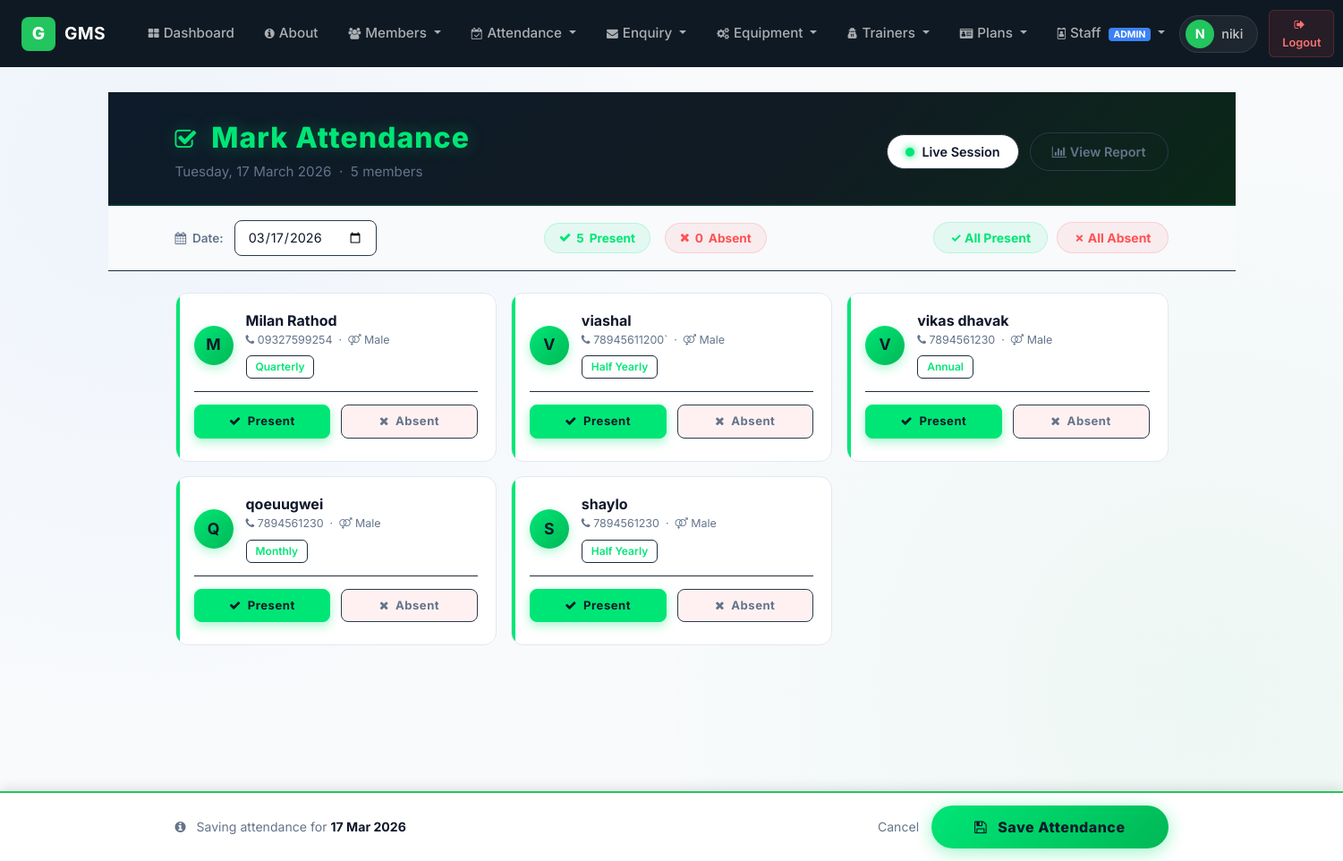
Page /mark_attendance/ (signed in) on the earlier database version.
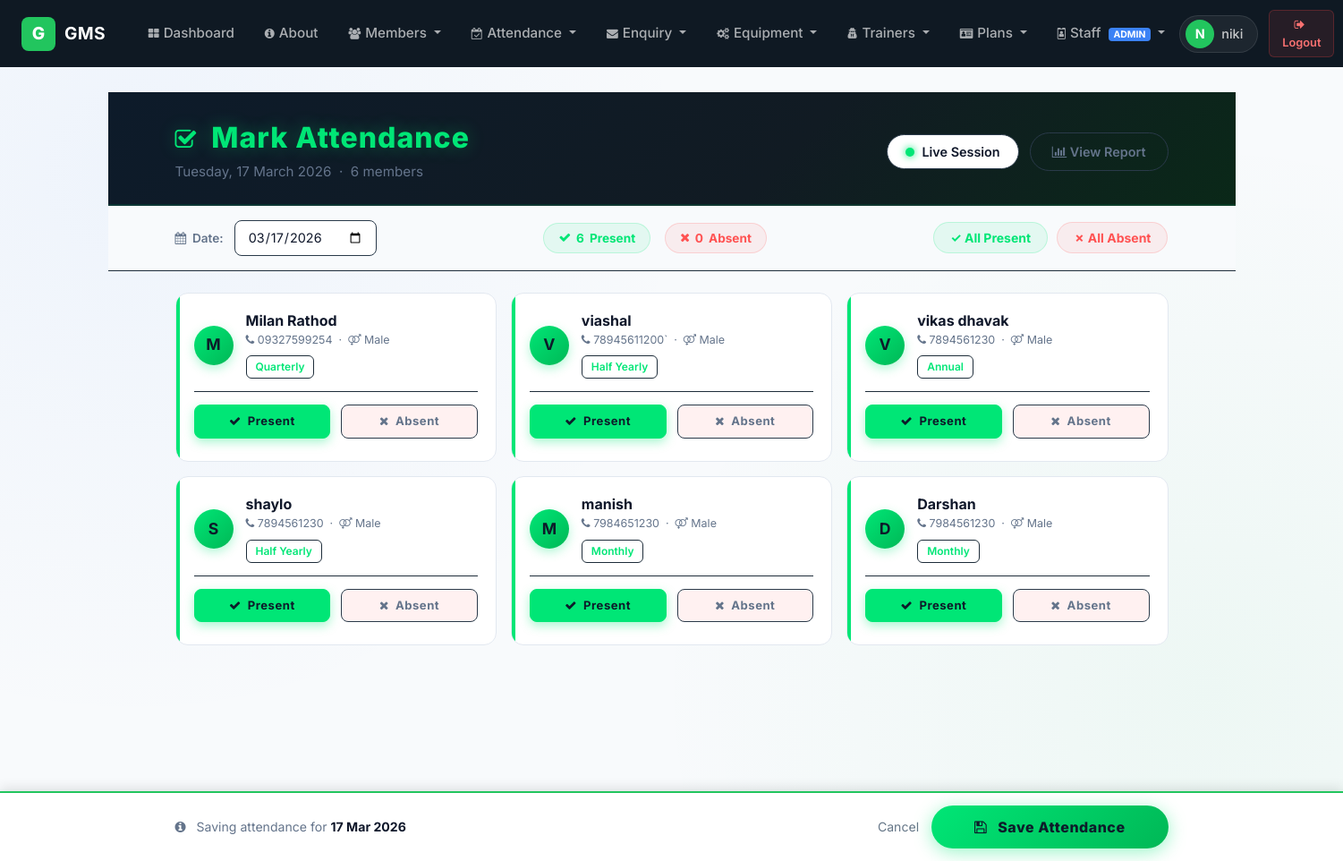
Same page on the later database version.
### gym/models.py (models this page shows, shortened)
class Member(models.Model):
    name = models.CharField(max_length=50)
    contact = models.CharField(max_length=15)
    emailid = models.EmailField(max_length=50)
    age = models.PositiveIntegerField()
    dob = models.DateField(null=True, blank=True)
    gender = models.CharField(max_length=10, default="")
    membership_type = models.CharField(max_length=20, default="basic")
    plan = models.ForeignKey(Plan, on_delete=models.CASCADE)  # Linked to Plan
    joindate = models.DateField()
    expiredate = models.DateField()
    initialamount = models.DecimalField(max_digits=10, decimal_places=2, default=0)

class Plan(models.Model):
    name = models.CharField(max_length=50)
    amount = models.DecimalField(max_digits=10, decimal_places=2)
    duration = models.PositiveIntegerField(help_text="Duration in days or months")
    def __str__(self):
        return self.name

### gym/views.py (the view, shortened to what this page needs)
# urls.py: path('mark_attendance/', Mark_Attendance, name='mark_attendance'),
def Mark_Attendance(request):
    import datetime
    if not request.user.is_staff:
        return redirect('login')
    today = datetime.date.today()
    members = Member.objects.all()
    existing = {a.member_id: a.status for a in Attendance.objects.filter(date=today)}
    member_data = []
    for m in members:
        member_data.append({
            'member': m,
            'status': existing.get(m.id, 'Present'),
        })
    context = {
        'member_data': member_data,
        'today': today,
        'total_members': members.count(),
    }
    return render(request, 'attendance.html', context)

### gym/templates/attendance.html (shortened to what the changed rows need)
{% extends 'navigation.html' %}
{% load static %}
{% block body %}
<div class="page-pb">
    <div class="att-hero">
        <div class="container">
            <div class="d-flex align-items-center justify-content-between flex-wrap" style="gap:12px">
                <div>
                    <h1><i class="fa fa-check-square-o" style="font-size:1.6rem;"></i> &nbsp;Mark Attendance</h1>
                    <p class="mb-0">{{ today|date:"l, d F Y" }} &nbsp;·&nbsp; {{ total_members }} member{{ total_members|pluralize }}</p>
                </div>
            </div>
        </div>
    </div>
    <div class="att-toolbar">
        <div class="container d-flex align-items-center justify-content-between flex-wrap" style="gap:12px;">
            <div class="live-counter">
                <div class="counter-badge present"><i class="fa fa-check"></i> <span id="presentCount">{{ member_data|length }}</span> Present</div>
            </div>
        </div>
    </div>
    <form method="POST" id="attendanceForm">
        <div class="container">
            {% if member_data %}
            <div class="members-grid">
                {% for item in member_data %}
                <div class="member-card {% if item.status == 'Absent' %}is-absent{% endif %}" id="card-{{ item.member.id }}">
                    <div class="d-flex align-items-center" style="gap:14px;">
                        <div class="member-avatar" id="avatar-{{ item.member.id }}">
                            {{ item.member.name|slice:":1"|upper }}
                        </div>
                        <div style="flex:1; min-width:0;">
                            <p class="member-name">{{ item.member.name }}</p>
                            <p class="member-meta">
                                <i class="fa fa-phone"></i> {{ item.member.contact }}
                                &nbsp;·&nbsp;
                                <i class="fa fa-venus-mars"></i> {{ item.member.gender }}
                            </p>
                            <span class="member-plan">{{ item.member.plan }}</span>
                        </div>
                    </div>
                    <div class="toggle-wrapper">
                        <label for="present_{{ item.member.id }}"
                            class="toggle-btn present-btn {% if item.status == 'Present' %}active{% endif %}"
                            style="text-align:center;">
                            <i class="fa fa-check"></i> &nbsp;Present
                        </label>
                        <label for="absent_{{ item.member.id }}"
                            class="toggle-btn absent-btn {% if item.status == 'Absent' %}active{% endif %}"
                            style="text-align:center;">
                            <i class="fa fa-times"></i> &nbsp;Absent
                        </label>
                    </div>
                </div>
                {% endfor %}
            </div>
            {% endif %}
        </div>
    </form>
</div>
{% endblock body %}

Differences in the rows shown:
removed Member: member.name "Q", member.name "qoeuugwei", member.contact "7894561230", member.gender "Male", member.plan "Monthly"
added Member: member.name "M", member.name "manish", member.contact "7984651230", member.gender "Male", member.plan "Monthly"
added Member: member.name "D", member.name "Darshan", member.contact "7984561230", member.gender "Male", member.plan "Monthly"
Other differences:
{{ total_members }}: "5" → "6"
{{ member_data|length }}: "5" → "6"
